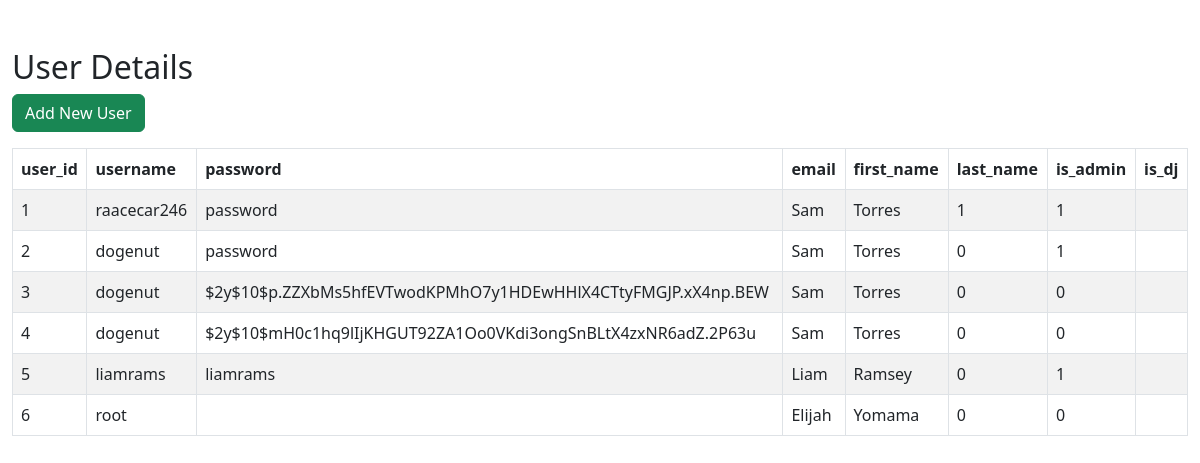
Before: /users/index.php with the older database file.
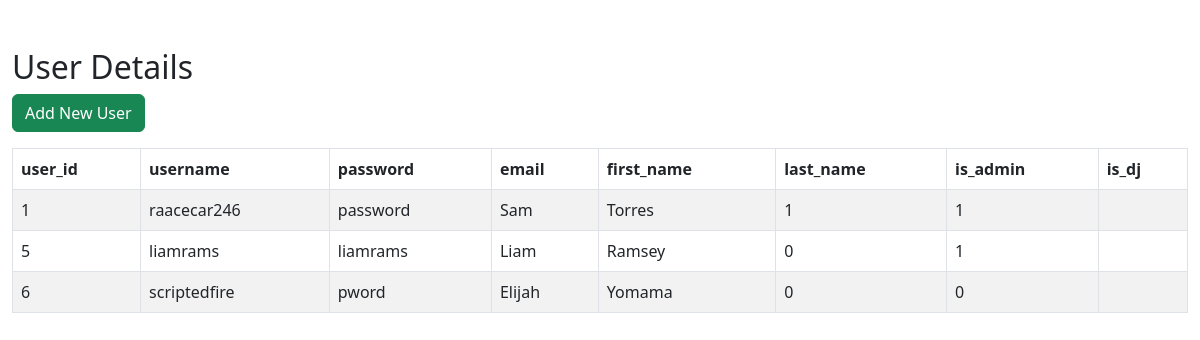
After: the same page with the newer database file.
### tables this page shows
CREATE TABLE `users` (
  `user_id` int(11) NOT NULL,
  `username` varchar(100) NOT NULL,
  `password` varchar(255) NOT NULL,
  `email` varchar(100) NOT NULL,
  `first_name` varchar(100) NOT NULL,
  `last_name` varchar(100) NOT NULL,
  `is_admin` tinyint(1) NOT NULL DEFAULT 0,
  `is_dj` tinyint(1) NOT NULL DEFAULT 0
);

### users/index.php (the view, shortened to what this page needs)
<!DOCTYPE html>
<html lang="en">
<head>
    <link href="https://cdn.jsdelivr.net/npm/bootstrap@5.3.0-alpha3/dist/css/bootstrap.min.css" rel="stylesheet">
</head>
<body>
    <div class="wrapper">
        <div class="container-fluid">
            <div class="row">
                <div class="col-md-12">
                    <div class="mt-5 mb-3 clearfix">
                        <h2 class="pull-left">User Details</h2>
                        <a href="create.php" class="btn btn-success pull-right" disabled><i class="fa fa-plus"></i> Add New User</a>
                    </div>
                    <?php
                    require_once "../scripts/config.php";
                    $sql = "SELECT * FROM users";
                    if($result = mysqli_query($link, $sql)){
                        if(mysqli_num_rows($result) > 0){
                            echo '<table class="table table-bordered table-striped">';
                                echo "<thead>";
                                    echo "<tr>";
                                        echo "<th>user_id</th>";
                                        echo "<th>username</th>";
                                        echo "<th>password</th>";
                                        echo "<th>email</th>";
                                        echo "<th>first_name</th>";
                                        echo "<th>last_name</th>";
                                        echo "<th>is_admin</th>";
                                        echo "<th>is_dj</th>";
                                    echo "</tr>";
                                echo "</thead>";
                                echo "<tbody>";
                                while($row = mysqli_fetch_array($result)){
                                    echo "<tr>";
                                        echo "<td>" . $row['user_id'] . "</td>";
                                        echo "<td>" . $row['username'] . "</td>";
                                        echo "<td>" . $row['password'] . "</td>";
                                        echo "<td>" . $row['first_name'] . "</td>";
                                        echo "<td>" . $row['last_name'] . "</td>";
                                        echo "<td>" . $row['is_admin'] . "</td>";
                                        echo "<td>" . $row['is_dj'] . "</td>";
                                        echo "<td>";
                                        echo "</td>";
                                    echo "</tr>";
                                }
                                echo "</tbody>";
                            echo "</table>";
                        } else{
                            echo '<div class="alert alert-danger"><em>No records were found.</em></div>';
                        }
                    } else{
                        echo "Oops! Something went wrong. Please try again later.";
                    }
                    ?>
                </div>
            </div>
        </div>
    </div>
</body>
</html>

Changed rows visible on the page:
removed users: user_id "2", username "dogenut", password "password", first_name "Sam", last_name "Torres", is_admin "0", is_dj "1"
removed users: user_id "3", username "dogenut", password "$2y$10$p.ZZXbMs5hfEVTwodKPMhO7y1HDEwHHlX4CTtyFMGJP.xX4np.BEW", first_name "Sam", last_name "Torres", is_admin "0", is_dj "0"
removed users: user_id "4", username "dogenut", password "$2y$10$mH0c1hq9lIjKHGUT92ZA1Oo0VKdi3ongSnBLtX4zxNR6adZ.2P63u", first_name "Sam", last_name "Torres", is_admin "0", is_dj "0"
changed users "Elijah": username "root" → "scriptedfire"; password (not shown) → "pword"
